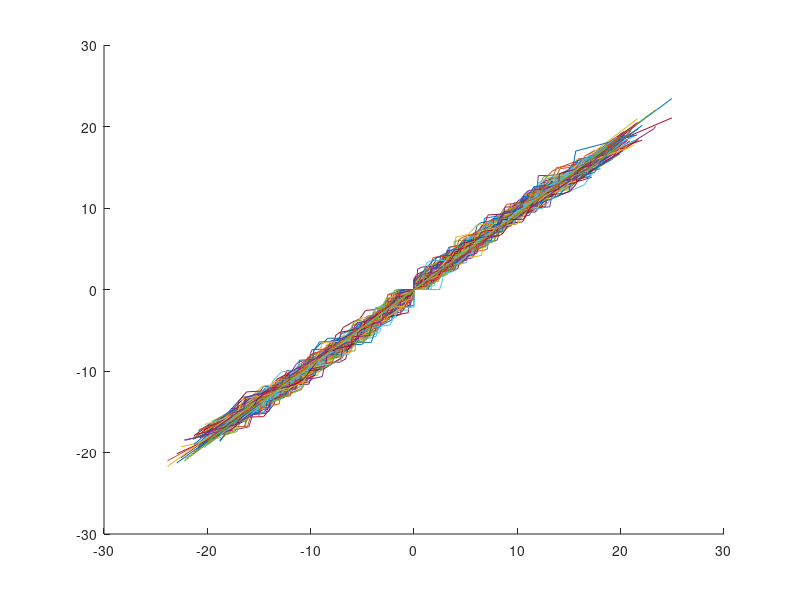
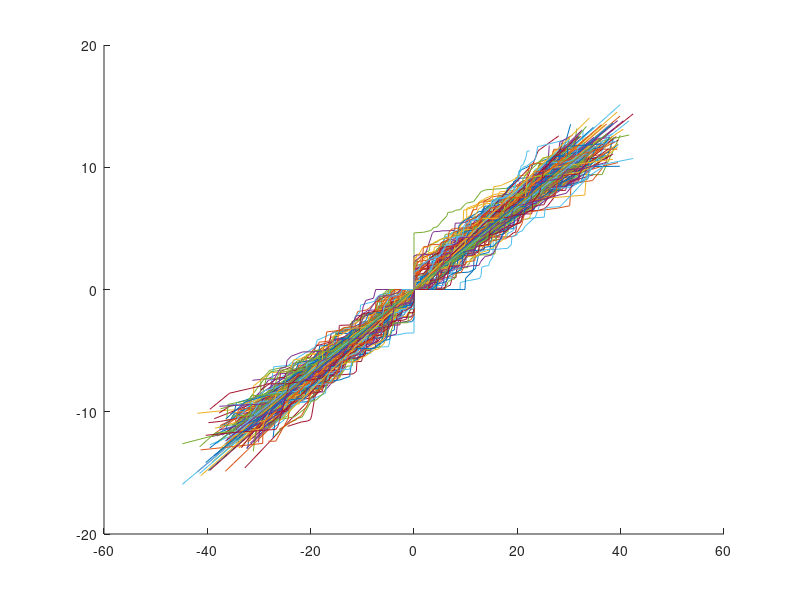
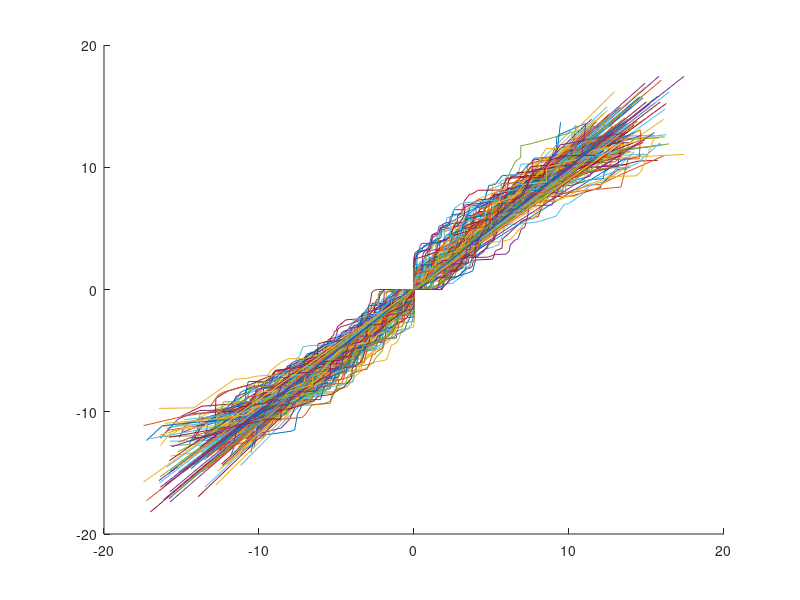
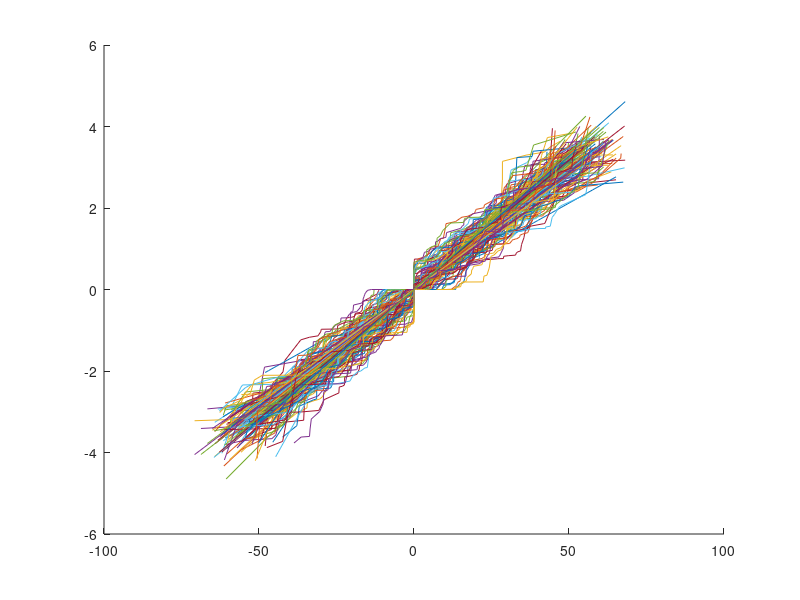

Reproduce these figures in MATLAB, in order. (Note: this script raises an error after producing the figures.)
%clear all;
%% Constants
fingerLengths = [1,1.5,2,2.5,3,3.5,4,4.5];

numFingers = length(fingerLengths);
numInputs = 7;
inVals = 4;
outVals = 2;

gndX = [918.9654,816.8962,794.6936088,829.1348839,739.8234879,836.8668941,816.5539935, 1117.539599];
gndY = [567.6915,725.2122,599.9239502,597.5074008,657.3000987,640.4734852,582.1009028, 391.5463097];
vmaxY = [1524.017683,1630.715,1514.129143,1597.242042,1518.573873,1565.794107,1628.058191, 791.3602242];
hmaxX = [223.7893839,152.5423,150.0800755,112.9402521,123.2098947,161.0409815,60.71429729, 738.2390954];

distToX = 150;
distToY = 190;
%% Excursions for each activation set for each finger

excursionRaw = [[2.5932	1.4933	1.0331	0.3152
0.4395	0.3682	0.4625	1.4128
0	0.6788	0.1427	1.6314
0.8145	0	0	-0.3359
-0.0023	1.3185	0	-0.0023
0	0	0.4832	0
-0.0989	0	0	1.9719];
    [2.9844	1.2241	1.1528	0.2738
0.4004	0.3221	0.474	1.3438
-0.0138	0.6121	0.0828	1.8385
0.8376	0	0	-0.3682
0	1.1321	0	-0.0092
0	0	0.497	0
-0.3958	-0.0023	0	2.2089];
    [2.6875	0.9135	0.8307	0.1104
0.5983	0.1795	0.3474	1.1137
-0.0207	0.4648	0	1.4772
1.0769	0	0	-0.3797
0	1.0101	0	0
0	0	0.5706	0
-0.3451	0	0	1.6222];
    [1.9926	0.9158	0.6443	0.1864
0.428	0.283	0.3382	1.0308
-0.0092	0.497	0.0184	1.728
0.6857	0	0	-0.3106
0	1.07	0	-0.023
0	0	0.4257	-0.0023
-0.3843	0	0	2.0548];
    [1.7879	0.8629	0.7363	0.2186
0.4142	0.3198	0.4487	1.2793
-0.0644	0.497	0.0851	1.9765
0.711	-0.0046	0	-0.3359
0	0.9089	0	0
0	0	0.4556	0
0	0	0	2.3286];
    [1.8385	0.8813	0.3313	0.0299
0.4556	0.2462	0.2071	1.0377
-0.0805	0.4809	0	1.514
0.6903	0	0	-0.2853
0	1.099	0	-0.0046
0	0	0.3313	-0.0023
-0.5706	0	0	1.781];
    [0.9206	0.6098	0.2784	0.2692
0.3866	0.1818	0.1496	0.6719
0	0.3359	0	1.0124
0.4188	0	0	0
0	0.78	0	0
0	0	0.3451	0
-0.0989	0	-0.0092	1.1114]; 
[0	0	0	0
1.0953	0.8191	1.7994	0.474
0.4165	0.6742	0.4602	0.7087
0	0	0	0
1.1942	-0.1404	0.0046	-0.0621
0	0	0	0
-0.5568	1.353	0.306	0.214]];

excursions = zeros(numInputs, inVals, numFingers);
for i = 1:numFingers
    excursions(:,:,i) = excursionRaw((i-1)*numInputs+1:i*numInputs,:);
end

%% End point pixels for each activation set for each finger

epRaw = [[633.8326502	914.9313833
778.118032	1062.366599
825.2189951	1079.006116
732.3635097	1028.127291
737.0398755	1046.145901
776.034145	1073.185343
783.7559838	1073.975915];
    [672.3688369	1201.094438
679.5587811	1183.134894
617.0902238	1173.147943
556.40325	1129.045921
552.266634	1152.913343
576.8147681	1166.302795
809.9210453	1206.557562];
    [711.532262	1050.006738
647.8657802	1034.641506
677.6527166	1030.752991
583.0524733	974.6021743
601.9872088	1021.254593
630.203197	1031.720516
675.261503	1029.984747];
    [699.7176323	1125.501882
639.3820643	1104.924038
799.5235248	1116.754747
641.7167661	1088.626649
628.1581769	1099.914369
605.6430819	1099.712669
850.1396779	1125.200569];
    [518.0555052	1152.77918
500.7249311	1154.872231
718.6654644	1190.628051
450.9932293	1113.641085
467.0814575	1132.783539
479.4100494	1145.137884
481.0628841	1146.117712];
    [502.6379809	1094.056621
607.5492206	1196.226269
782.4396107	1227.827124
559.7503817	1151.960564
558.3174992	1168.773043
594.7681932	1187.191237
603.5666616	1193.270175];
    [148.9018815	741.9566164
165.0153595	807.587358
160.6604048	784.9443405
151.3067601	749.2579052
152.6506145	765.6880049
156.5239658	771.2519007
169.7112298	811.9781573];
    [992.1306973	660.757953
992.0155072	658.7463562
1170.883734	692.3837476
904.3682256	612.3627939
1060.294748	702.0648992
931.3027838	631.8308597
930.5279186	630.3975649]];

epPix = zeros(numInputs, outVals, numFingers);
for i = 1:numFingers
    epPix(:,:,i) = epRaw((i-1)*numInputs+1:i*numInputs,:); 
end

%% Information for the resting position locations in pixels
restingPixels = [770.0054702	1063.307148; %1cm
                588.2572567	1158.489664; %1.5cm
                643.9360087	1030.747186; %2cm
                641.1594024	1101.594728; %2.5cm
                498.1596167	1146.664351; %3cm
                504.1842092	1094.243785; %3.5cm
                159.0408108	787.194775;  %4cm
                946.1466951	642.4832218];  %Hard finger

%% determine X and Y coordinates of each excursion set for each finger

xy = zeros(numInputs, outVals, numFingers);

for a = 1:numFingers
    for b = 1:numInputs
        epX = epPix(b, 1, a);
        epY = epPix(b, 2, a);
        x = ((gndX(a)-epX)/(gndX(a)-hmaxX(a)))*distToX;
        y = ((epY-gndY(a))/(gndY(a)-vmaxY(a)))*distToY;
        if a == 8
            y = ((epY-gndY(a))/(gndY(a)-vmaxY(a)))*(distToY-27);
        end
        xy(b,1,a) = x;
        xy(b,2,a) = y;
    end
end
xy;
%% Calculate the X and Y coordinates of the endpoint at the resting position
restingXY = [0,0;
    0,0;
    0,0;
    0,0;
    0,0;
    0,0;
    0,0;];
for a = 1:numFingers
    restingXY(a,1) = ((gndX(a)-restingPixels(a,1))/(gndX(a)-hmaxX(a)))*distToX;
    restingXY(a,2) = ((restingPixels(a,2)-gndY(a))/(gndY(a)-vmaxY(a)))*distToY;
end
restingXY;
%% Calculate difference in distance from the reference position
difXY = zeros(numInputs, outVals, numFingers);
for a = 1:numFingers
    for b = 1:numInputs
        difXY(b,1, a) = xy(b, 1, a)-restingXY(a,1);
        difXY(b,2, a) = xy(b, 2, a)-restingXY(a,2);
    end
end
difXY;
%% linear regression
linRegress = zeros(inVals,outVals,numFingers);
for a = 1: numFingers
    linRegress(:,:,a) = excursions(:,:,a)\difXY(:,:,a);
end
linRegress;
%this should work up to here now
%% calculate expected points based of the linear regressions and the excursion values for each finger
yCalc = zeros(numInputs,outVals,numFingers);
for a=1:numFingers
    yCalc(:,:,a) = excursions(:,:,a)*linRegress(:,:,a);
end
yCalc;
%%
rtsq = zeros(numFingers,1);
for a=1:numFingers
    [R,P] = corrcoef(difXY(:,:,a), yCalc(:,:,a));
    rtsq(a) = R(2,1);
end
rtsq = rtsq.^2
%% plotting
ws = warning('off', 'all');
numRuns = 90;
npoints = 75;
xyplot = zeros(npoints*numRuns, outVals, numFingers);
excur = zeros(npoints*numRuns, inVals, numFingers);
for i=1:numRuns
    for a=1:numFingers
        alpha = linRegress(:,:,a);
        for b=1:npoints
            xx = 0;
            yy = 0;
            for c=1:inVals
                excur((i-1)*numRuns + b,c,a) = rand*2.4 - 1.2;
                xx = xx + alpha(c,1)*excur((i-1)*numRuns + b,c,a);
                yy = yy + alpha(c,2)*excur((i-1)*numRuns + b,c,a);
            end
            xyplot(b,1,a) = xx;
            xyplot(b,2,a) = yy;
        end
    end
    xyplot;
    for a=1:numFingers
        figure(a)
        hold on
        x = sortrows(xyplot(:,1,a));
        y = sortrows(xyplot(:,2,a));
        plot(x,y);
        p = polyfit(x,y,1);
        yfit = polyval(p,x);
        plot(x,yfit);
        hold off
    end
end
for a=1:numFingers
    secPlot = a+numFingers;
    figure(secPlot)
    p = parallelplot(excur(:,:,a));
end
warning(ws)
%%
abc = flipud(rtsq);
ll = fliplr(fingerLengths);
plot(ll, abc)
